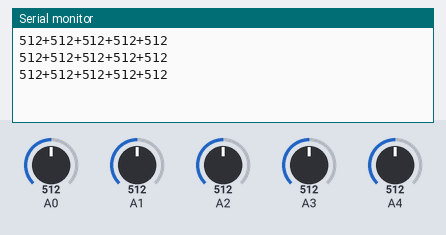
A sketch run on a simulated Arduino Uno, built with avr-gcc and run on an emulated ATmega328P. Shown: the last lines printed to the serial monitor. The test bench sets the inputs (shaded band); at power-on: A0 = 512, A1 = 512, A2 = 512, A3 = 512, A4 = 512.

Above: at 1.3 s.
1.4 s: A0 set to 716
At 2.1 s:
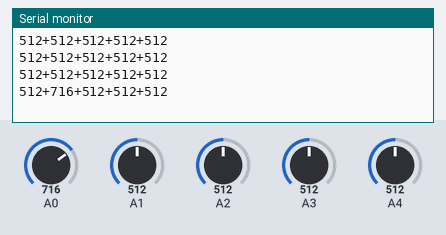
2.9 s: A1 set to 716
At 3.7 s:
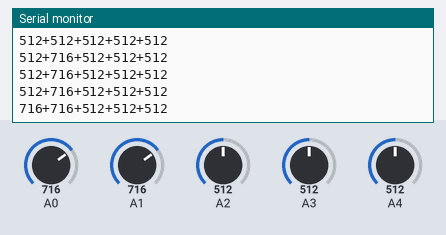
4.4 s: A2 set to 716
At 4.4 s:
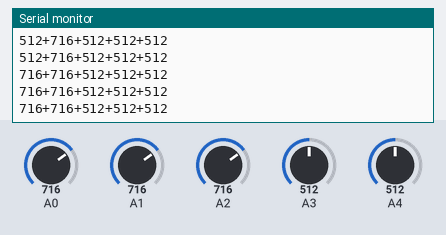
5.9 s: A3 set to 716
At 6.3 s:
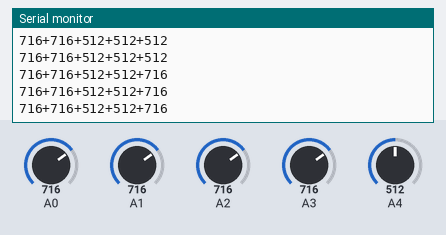
7.4 s: A4 set to 716
At 7.9 s:
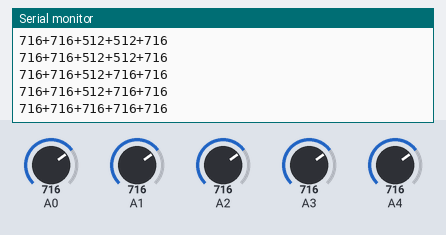
8.9 s: A0 set to 992
At 9.5 s:
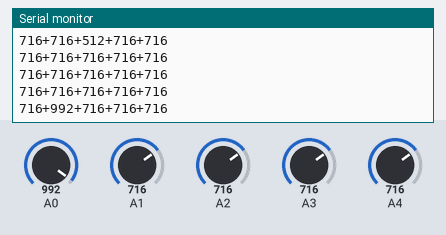
Timing chart, 0 to 11.4 s (numbered marks = the images above; inputs shaded):
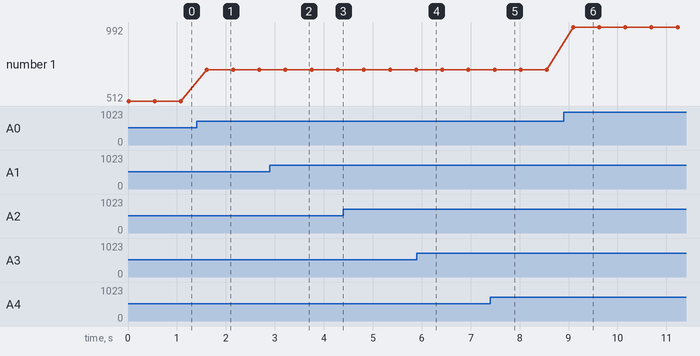

Measured:
- after the input at 1.4 s, the serial monitor: prints a new line after 0.21 s (image 1)
- after the input at 2.9 s, the serial monitor: prints a new line after 0.32 s (image 2)
- after the input at 7.4 s, the serial monitor: prints a new line after 0.09 s (image 5)
- after the input at 8.9 s, the serial monitor: prints a new line after 0.19 s (image 6)
- plotted number 1: 512 → 716 after the input at 1.4 s, 716 → 992 after the input at 8.9 s

The sketch:

transmitter.ino
```cpp
#include <SoftwareSerial.h>

SoftwareSerial serial(2,3);

String s = "";
void setup() {
 Serial.begin(9600);
 serial.begin(9600);


}

void loop()
{
 int temp,gas,vib,fuel,flame,volt;

 temp = analogRead(1);
 delay(2);
 gas  = analogRead(0);
 delay(2);
 flame  = analogRead(4);
 delay(2);
 fuel   = analogRead(3);
 delay(2);
 vib   = analogRead(2);
 delay(2);
// volt   = analogRead(2);
// delay(2);


 s += temp;
 s +='+';
 s += gas;
 s +='+';
 s += flame;
 s +='+';
 s += fuel;
 s +='+';
 s += vib;
// s +='+';
// s += volt;
 s +='\r';


 Serial.println(s);
 serial.println(s);
 s = "";
 delay(500);


}
```
